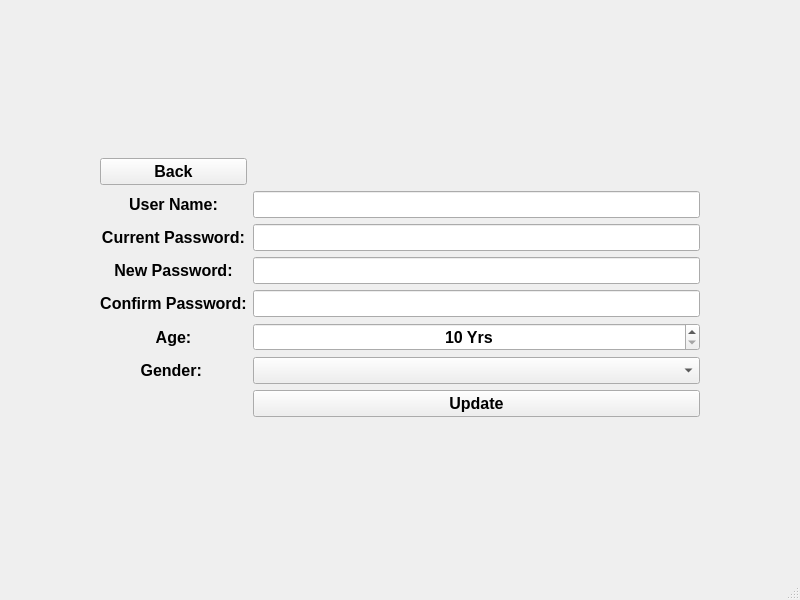
<?xml version="1.0" encoding="UTF-8"?>
<ui version="4.0">
 <class>ChangeInfo</class>
 <widget class="QMainWindow" name="ChangeInfo">
  <property name="geometry">
   <rect>
    <x>0</x>
    <y>0</y>
    <width>800</width>
    <height>600</height>
   </rect>
  </property>
  <property name="minimumSize">
   <size>
    <width>800</width>
    <height>600</height>
   </size>
  </property>
  <property name="maximumSize">
   <size>
    <width>800</width>
    <height>600</height>
   </size>
  </property>
  <property name="font">
   <font>
    <pointsize>12</pointsize>
    <bold>true</bold>
   </font>
  </property>
  <property name="windowTitle">
   <string>MainWindow</string>
  </property>
  <widget class="QWidget" name="centralwidget">
   <layout class="QVBoxLayout" name="verticalLayout">
    <property name="leftMargin">
     <number>100</number>
    </property>
    <property name="topMargin">
     <number>100</number>
    </property>
    <property name="rightMargin">
     <number>100</number>
    </property>
    <property name="bottomMargin">
     <number>100</number>
    </property>
    <item>
     <layout class="QGridLayout" name="gridLayout">
      <item row="6" column="1">
       <widget class="QComboBox" name="genderComboBox">
        <property name="font">
         <font>
          <pointsize>12</pointsize>
          <bold>true</bold>
         </font>
        </property>
       </widget>
      </item>
      <item row="2" column="1">
       <widget class="QLineEdit" name="currPasswordLineEdit">
        <property name="font">
         <font>
          <pointsize>12</pointsize>
          <bold>true</bold>
         </font>
        </property>
        <property name="echoMode">
         <enum>QLineEdit::Password</enum>
        </property>
       </widget>
      </item>
      <item row="1" column="0">
       <widget class="QLabel" name="userLabel">
        <property name="font">
         <font>
          <pointsize>12</pointsize>
          <bold>true</bold>
         </font>
        </property>
        <property name="text">
         <string>User Name:</string>
        </property>
        <property name="alignment">
         <set>Qt::AlignCenter</set>
        </property>
        <property name="wordWrap">
         <bool>false</bool>
        </property>
       </widget>
      </item>
      <item row="7" column="1">
       <widget class="QPushButton" name="updateBtn">
        <property name="font">
         <font>
          <pointsize>12</pointsize>
          <bold>true</bold>
         </font>
        </property>
        <property name="text">
         <string>Update</string>
        </property>
       </widget>
      </item>
      <item row="4" column="1">
       <widget class="QLineEdit" name="confirmPasswordLineEdit">
        <property name="font">
         <font>
          <pointsize>12</pointsize>
          <bold>true</bold>
         </font>
        </property>
        <property name="echoMode">
         <enum>QLineEdit::Password</enum>
        </property>
       </widget>
      </item>
      <item row="5" column="1">
       <widget class="QSpinBox" name="ageSpinBox">
        <property name="font">
         <font>
          <pointsize>12</pointsize>
          <bold>true</bold>
         </font>
        </property>
        <property name="alignment">
         <set>Qt::AlignCenter</set>
        </property>
        <property name="suffix">
         <string> Yrs</string>
        </property>
        <property name="prefix">
         <string/>
        </property>
        <property name="minimum">
         <number>10</number>
        </property>
        <property name="maximum">
         <number>150</number>
        </property>
       </widget>
      </item>
      <item row="2" column="0">
       <widget class="QLabel" name="currPasswordLabel">
        <property name="font">
         <font>
          <pointsize>12</pointsize>
          <bold>true</bold>
         </font>
        </property>
        <property name="text">
         <string>Current Password:</string>
        </property>
        <property name="alignment">
         <set>Qt::AlignCenter</set>
        </property>
        <property name="wordWrap">
         <bool>false</bool>
        </property>
       </widget>
      </item>
      <item row="4" column="0">
       <widget class="QLabel" name="confirmPasswordLabel">
        <property name="font">
         <font>
          <pointsize>12</pointsize>
          <bold>true</bold>
         </font>
        </property>
        <property name="text">
         <string>Confirm Password:</string>
        </property>
        <property name="alignment">
         <set>Qt::AlignCenter</set>
        </property>
        <property name="wordWrap">
         <bool>false</bool>
        </property>
       </widget>
      </item>
      <item row="6" column="0">
       <widget class="QLabel" name="genderLabel">
        <property name="font">
         <font>
          <pointsize>12</pointsize>
          <bold>true</bold>
         </font>
        </property>
        <property name="text">
         <string>Gender: </string>
        </property>
        <property name="alignment">
         <set>Qt::AlignCenter</set>
        </property>
        <property name="wordWrap">
         <bool>false</bool>
        </property>
       </widget>
      </item>
      <item row="5" column="0">
       <widget class="QLabel" name="ageLabel">
        <property name="font">
         <font>
          <pointsize>12</pointsize>
          <bold>true</bold>
         </font>
        </property>
        <property name="text">
         <string>Age:</string>
        </property>
        <property name="alignment">
         <set>Qt::AlignCenter</set>
        </property>
        <property name="wordWrap">
         <bool>false</bool>
        </property>
       </widget>
      </item>
      <item row="1" column="1">
       <widget class="QLineEdit" name="userLineEdit">
        <property name="font">
         <font>
          <pointsize>12</pointsize>
          <bold>true</bold>
         </font>
        </property>
       </widget>
      </item>
      <item row="3" column="1">
       <widget class="QLineEdit" name="newPasswordLineEdit">
        <property name="font">
         <font>
          <pointsize>12</pointsize>
          <bold>true</bold>
         </font>
        </property>
        <property name="echoMode">
         <enum>QLineEdit::Password</enum>
        </property>
       </widget>
      </item>
      <item row="3" column="0">
       <widget class="QLabel" name="newPasswordLabel">
        <property name="font">
         <font>
          <pointsize>12</pointsize>
          <bold>true</bold>
         </font>
        </property>
        <property name="text">
         <string>New Password:</string>
        </property>
        <property name="alignment">
         <set>Qt::AlignCenter</set>
        </property>
        <property name="wordWrap">
         <bool>false</bool>
        </property>
       </widget>
      </item>
      <item row="0" column="0">
       <widget class="QPushButton" name="backBtn">
        <property name="font">
         <font>
          <pointsize>12</pointsize>
          <bold>true</bold>
         </font>
        </property>
        <property name="text">
         <string>Back</string>
        </property>
       </widget>
      </item>
     </layout>
    </item>
   </layout>
  </widget>
  <widget class="QMenuBar" name="menubar">
   <property name="geometry">
    <rect>
     <x>0</x>
     <y>0</y>
     <width>800</width>
     <height>26</height>
    </rect>
   </property>
  </widget>
  <widget class="QStatusBar" name="statusbar"/>
 </widget>
 <resources/>
 <connections/>
</ui>
